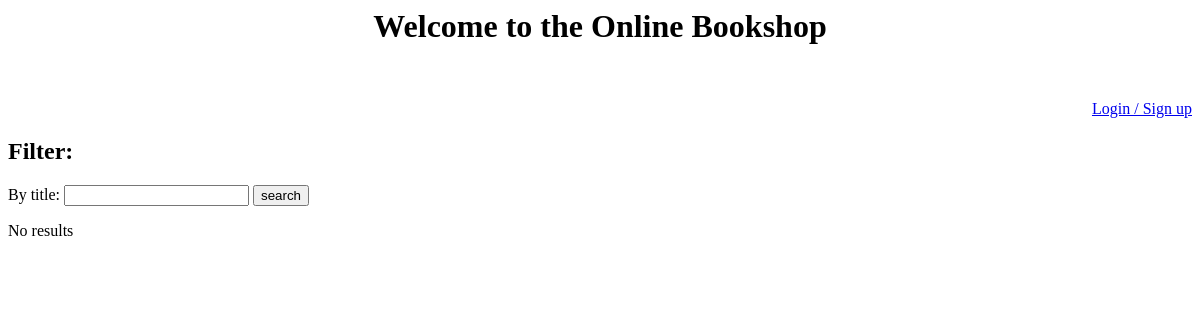
/homepage/homepage.php?title=Linguaggio Python, run on an earlier commit of the app's database.
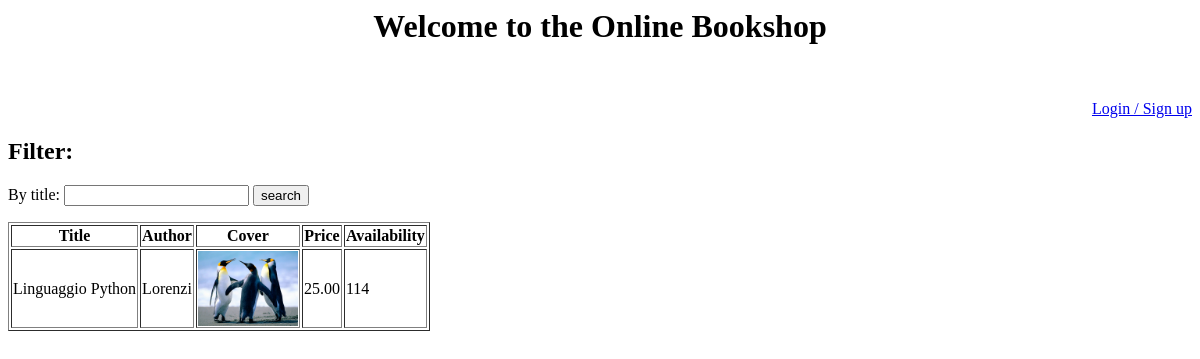
And on a later commit of the database.
### tables this page shows
CREATE TABLE `products` (
  `productId` int(11) NOT NULL,
  `title` varchar(50) NOT NULL,
  `author` varchar(50) DEFAULT NULL,
  `publisher` varchar(50) DEFAULT NULL,
  `price` decimal(10,2) DEFAULT 0.00,
  `cover` varchar(50) NOT NULL,
  `stock` int(11) DEFAULT 0
);

### homepage/homepage.php (the view, shortened to what this page needs)
<html>
<body>
<center><h1> Welcome to the Online Bookshop </h1></center>
<br>
<p align="right"><a href="../login/login.html" target="_new">Login / Sign up</a></p>
<h2>Filter:</h2>
<form name="filter" method="get" action="#">
By title: <input type="text" name="title">
<input type="submit" value="search">
</form>
<?php
if (isset($_REQUEST['title']))
	$title=$_REQUEST['title'];
else
	$title=false;
$dbHost = "localhost";
$dbUsername = "root";
$dbPassword = "";
$dbName = "bookshop" ;
$con = new mysqli($dbHost, $dbUsername, $dbPassword,$dbName);
$con->set_charset("utf8");
if ($title)
	$query = "SELECT * FROM  products WHERE title like '%$title%'";
else
	$query = "SELECT * FROM  products";
$res = $con -> query($query);
$num=$con->affected_rows;
if($num!=0){
	echo "<table border='1'>";
	echo "<tr><th>Title</th><th>Author</th><th>Cover</th><th>Price</th><th>Availability</th></tr>";
	while($row = $res -> fetch_array()){
		echo "<tr>";
		echo "<td>".$row['title']."</td>";
		echo "<td>".$row['author']."</td>";
		echo "<td><img src='".$row['cover']."' heigth='100px' width='100px'></td>";
		echo "<td>".$row['price']."</td>";
		echo "<td>".$row['stock']."</td>";
		echo "</tr>";
	}
echo "</table>";
}else{
	echo "No results";
}
?>
</body>
</html>

What changed in the data, as far as the page shows it:
added products: title "Linguaggio Python", author "Lorenzi", cover (picture), price "25.00", stock "114"
Also different on the page:
text no longer shown: "No results"
text now shown: "Title Author Cover Price Availability"
